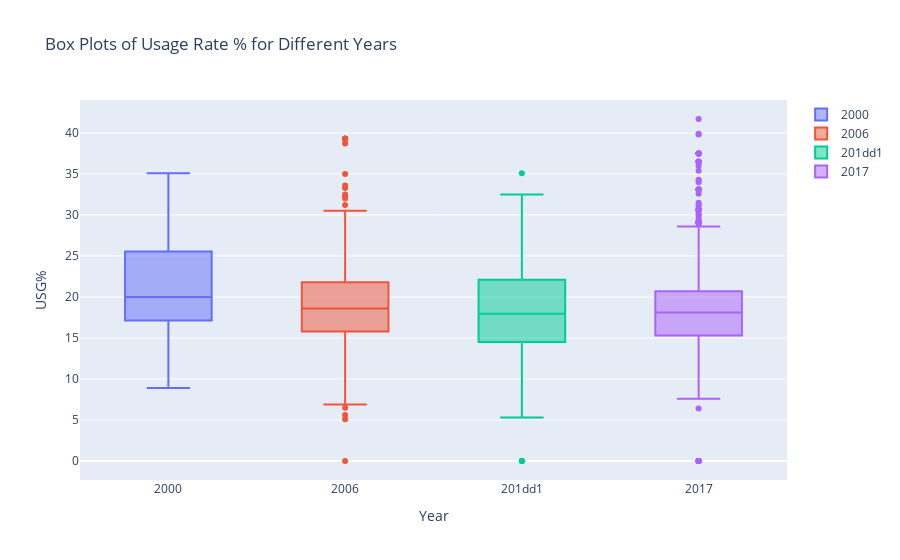

Write notebook code for a chart like this one.
### Code cell
import plotly.graph_objs as go
import plotly.express as px
import pandas as pd
df_2000 = df[df['season'] == 2000]
df_2006 = df[df['season'] == 2006]
df_2011 = df[df['season'] == 2011]
df_2017 = df[df['season'] == 2017]

# Create separate box plots for each year
fig = go.Figure()

fig.add_trace(go.Box(y=df_2000['USG%'], name='2000'))
fig.add_trace(go.Box(y=df_2006['USG%'], name='2006'))
fig.add_trace(go.Box(y=df_2011['USG%'], name='201dd1'))
fig.add_trace(go.Box(y=df_2017['USG%'], name='2017'))

# Set the layout
fig.update_layout(title='Box Plots of Usage Rate % for Different Years',
                  yaxis_title='USG%',
                  xaxis_title='Year')

# Show the plot
fig.show()

### Figure 1 — Plotly figure (JSON) as saved in the notebook; plotly's stock layout.template omitted (floating-point values rounded to 4 significant figures; data arrays with more than 128 entries replaced by an {"elided": "..."} marker saying what was removed)
{"data": [{"name": "2000", "type": "box", "y": {"elided": "171 float values"}}, {"name": "2006", "type": "box", "y": {"elided": "1583 float values"}}, {"name": "201dd1", "type": "box", "y": {"elided": "2768 float values"}}, {"name": "2017", "type": "box", "y": {"elided": "1839 float values"}}], "layout": {"title": {"text": "Box Plots of Usage Rate % for Different Years"}, "xaxis": {"title": {"text": "Year"}}, "yaxis": {"title": {"text": "USG%"}}}}
